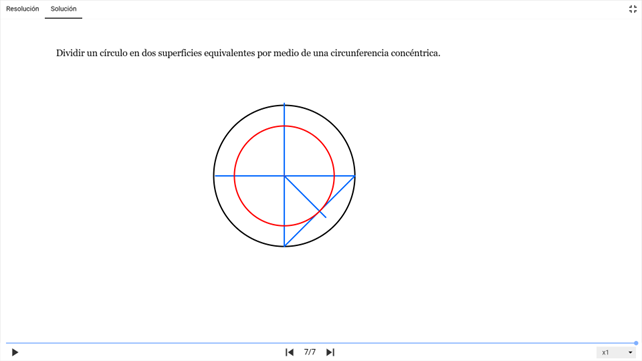
#> input picture Repositorio_TFG_Completo/02_Puntuador_examenes/imagen_solucion.png, 642 x 361 px
$ python comparador_dibujos_tecnicos_con_nota.py
#> lines starting #> are read from the running program, lines starting #| are printed output that depends on the picture; after the words box and inside, x2 and y2 are one past the last pixel; in counts of white or black regions, pixels touching at a corner belong together
# comparar_dibujos_notas_v2.py
# Comparación de dibujos técnicos mediante SSIM y asignación de nota (Con Validación).
# Autor: Gabriel Gómez Silva.
# Proyecto: TFG_Aplicación de la IA para corregir exámenes de Dibujo Técnico.

import cv2
import numpy as np

# === FUNCIONES AUXILIARES ===

def calcular_ssim(img1, img2):
    """Cálculo manual del índice SSIM entre dos imágenes en escala de grises."""
    img1 = img1.astype(np.float64)
    img2 = img2.astype(np.float64)

    # Constantes de estabilidad
    C1 = (0.01 * 255) ** 2
    C2 = (0.03 * 255) ** 2

    # Medias y desviaciones
    mu1 = cv2.GaussianBlur(img1, (11, 11), 1.5)
    mu2 = cv2.GaussianBlur(img2, (11, 11), 1.5)

    mu1_sq = mu1 * mu1
    mu2_sq = mu2 * mu2
    mu1_mu2 = mu1 * mu2

    sigma1_sq = cv2.GaussianBlur(img1 * img1, (11, 11), 1.5) - mu1_sq
    sigma2_sq = cv2.GaussianBlur(img2 * img2, (11, 11), 1.5) - mu2_sq
    sigma12 = cv2.GaussianBlur(img1 * img2, (11, 11), 1.5) - mu1_mu2

    ssim_map = ((2 * mu1_mu2 + C1) * (2 * sigma12 + C2)) / (
        (mu1_sq + mu2_sq + C1) * (sigma1_sq + sigma2_sq + C2)
    )

    return ssim_map.mean(), ssim_map

def asignar_nota(ssim_score, umbral_aprobado, umbral_notable, umbral_sobresaliente):
    """
    Asigna una nota del 0 al 10 basada en el índice SSIM.
    """
    if ssim_score >= umbral_sobresaliente:
        # Interpolación lineal entre 9 y 10
        nota = 9 + (ssim_score - umbral_sobresaliente) / (1 - umbral_sobresaliente)
    elif ssim_score >= umbral_notable:
        # Interpolación lineal entre 7 y 9
        nota = 7 + (ssim_score - umbral_notable) / (umbral_sobresaliente - umbral_notable) * 2
    elif ssim_score >= umbral_aprobado:
        # Interpolación lineal entre 5 y 7
        nota = 5 + (ssim_score - umbral_aprobado) / (umbral_notable - umbral_aprobado) * 2
    else:
        # Interpolación lineal entre 0 y 5
        nota = ssim_score / umbral_aprobado * 5

    return round(max(0, min(10, nota)), 2)

def evaluar_ejercicio(titulo, img_referencia, img_evaluar, umbrales):
    """
    Procesa la comparación, calcula la nota y muestra los resultados.
    """
    u_aprobado, u_notable, u_sobresaliente = umbrales

    print(f"\n--- Analizando: {titulo} ---")

    # 1. Redimensionar imagen a evaluar si es necesario
    if img_evaluar.shape != img_referencia.shape:
        img_evaluar = cv2.resize(img_evaluar, (img_referencia.shape[1], img_referencia.shape[0]), interpolation=cv2.INTER_AREA)

    # 2. Convertir a escala de grises
    gray_ref = cv2.cvtColor(img_referencia, cv2.COLOR_BGR2GRAY)
    gray_eval = cv2.cvtColor(img_evaluar, cv2.COLOR_BGR2GRAY)

    # 3. Calcular SSIM
    score, diff_map = calcular_ssim(gray_ref, gray_eval)

    # 4. Asignar Nota
    nota = asignar_nota(score, u_aprobado, u_notable, u_sobresaliente)

    print(f"SSIM Score: {score:.4f}")
    print(f"NOTA FINAL: {nota}/10")

    # 5. Visualización de diferencias
    diff_norm = cv2.normalize(diff_map, None, 0, 255, cv2.NORM_MINMAX).astype("uint8")
    _, mask = cv2.threshold(diff_norm, 180, 255, cv2.THRESH_BINARY_INV)

    resultado_visual = img_evaluar.copy()
    contours, _ = cv2.findContours(mask, cv2.RETR_EXTERNAL, cv2.CHAIN_APPROX_SIMPLE)

    for c in contours:
        if cv2.contourArea(c) < 50:
            continue
        x, y, w, h = cv2.boundingRect(c)
        cv2.rectangle(resultado_visual, (x, y), (x + w, y + h), (0, 0, 255), 2)

    # 6. Mostrar ventanas (con prefijo del título para no sobrescribir)
    cv2.imshow(f"[{titulo}] - Evaluacion", resultado_visual)


# === CONFIGURACIÓN ===
IMAGEN_SOLUCION = "imagen_solucion.png"
IMAGEN_ALUMNO = "imagen_alumno.png"

# Tupla de umbrales: (Aprobado, Notable, Sobresaliente)
UMBRALES = (0.88, 0.95, 0.98)

# === BLOQUE PRINCIPAL ===

# Cargar imágenes
img_solucion = cv2.imread(IMAGEN_SOLUCION)
#> img_solucion is the input picture: shape (361, 642, 3); mean B, G, R 252.7, 252.1, 252.2
img_alumno = cv2.imread(IMAGEN_ALUMNO)
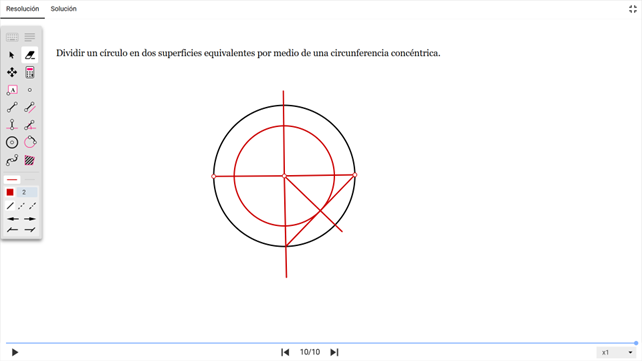
#> input picture Repositorio_TFG_Completo/02_Puntuador_examenes/imagen_alumno.png, 642 x 361 px
#> img_alumno is the input picture: shape (361, 642, 3); mean B, G, R 250.4, 250.1, 251

if img_solucion is None or img_alumno is None:
    raise FileNotFoundError("Error cargando las imágenes. Verifica los nombres de archivo.")

# ---------------------------------------------------------
# CASO 1: VALIDACIÓN (Profesor vs Profesor)
# ---------------------------------------------------------
# Aquí comparamos la solución consigo misma.
# La nota DEBE ser 10.00 y el SSIM 1.0000.
evaluar_ejercicio("Validacion (Profesor vs Profesor)", img_solucion, img_solucion, UMBRALES)
#> in calcular_ssim, `sigma1_sq = cv2.GaussianBlur(img1 * img1, (11, 11), 1.5) - mu1_sq`:
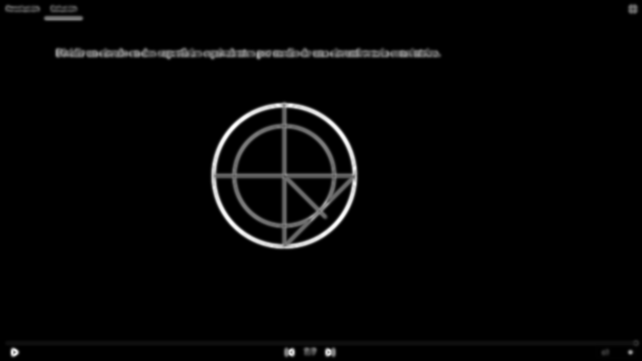
#> sigma1_sq: shape (361, 642) float64; min 2.18e-11, max 9456.6, mean 211.1; drawn with min black and max white
#> in calcular_ssim, `ssim_map = ((2 * mu1_mu2 + C1) * (2 * sigma12 + C2)) / ( (mu1_sq + mu2..`: ssim_map: shape (361, 642) float64; every value is 1
#> in evaluar_ejercicio, `score, diff_map = calcular_ssim(gray_ref, gray_eval)`: score = 1
#> in asignar_nota, `nota = 9 + (ssim_score - umbral_sobresaliente) / (1 - umbral_sobresali..`: nota = 10
#| SSIM Score: 1.0000
#| NOTA FINAL: 10/10
#> in evaluar_ejercicio, `diff_norm = cv2.normalize(diff_map, None, 0, 255, cv2.NORM_MINMAX).ast..`: diff_norm: shape (361, 642); every value is 0
#> in evaluar_ejercicio, `_, mask = cv2.threshold(diff_norm, 180, 255, cv2.THRESH_BINARY_INV)`: mask: shape (361, 642); every value is 255
#> in evaluar_ejercicio, `contours, _ = cv2.findContours(mask, cv2.RETR_EXTERNAL, cv2.CHAIN_APPR..`: contours = [[[0, 0], [0, 360], [641, 360], [641, 0]]]
#> the loop in evaluar_ejercicio, `for c in contours:` made 1 pass
#> (c, x, y, w, h) on pass 1: ([[0, 0], [0, 360], [641, 360], [641, 0]], 0, 0, 642, 361)
#> after the loop in evaluar_ejercicio, `for c in contours:`:
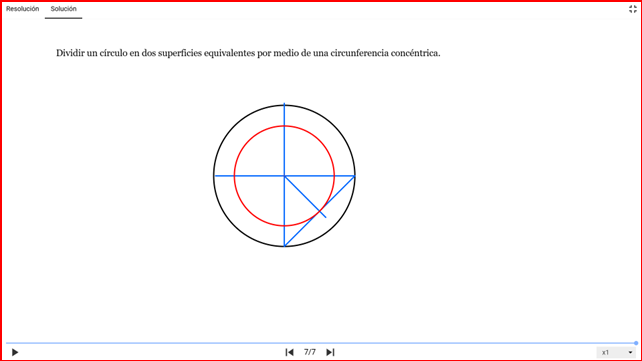
#> resultado_visual: shape (361, 642, 3); 1.29% of pixels changed, all inside (x1, y1, x2, y2) = (0, 0, 642, 361)

# ---------------------------------------------------------
# CASO 2: EVALUACIÓN (Profesor vs Alumno)
# ---------------------------------------------------------
evaluar_ejercicio("Ejercicio Alumno", img_solucion, img_alumno, UMBRALES)
#> call 2 of evaluar_ejercicio, with titulo = 'Ejercicio Alumno', umbrales = (0.88, 0.95, 0.98)
#> in calcular_ssim (call 2), `sigma12 = cv2.GaussianBlur(img1 * img2, (11, 11), 1.5) - mu1_mu2`:
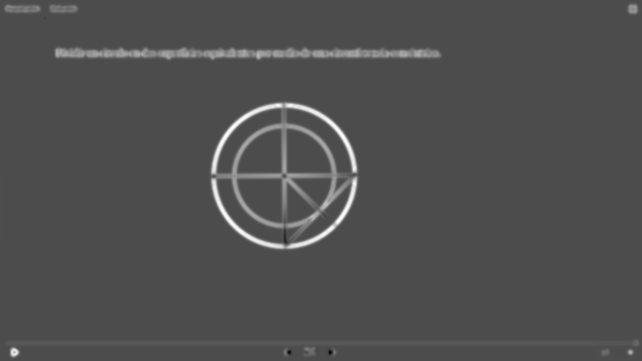
#> sigma12: shape (361, 642) float64; min -4051.5, max 9456.6, mean 195.2; drawn with min black and max white
#> in calcular_ssim (call 2), `ssim_map = ((2 * mu1_mu2 + C1) * (2 * sigma12 + C2)) / ( (mu1_sq + mu2..`:
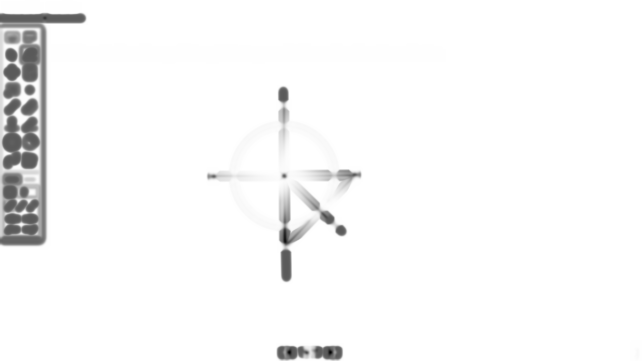
#> ssim_map: shape (361, 642) float64; min -0.536, max 1, mean 0.958; drawn with min black and max white
#> in evaluar_ejercicio (call 2), `score, diff_map = calcular_ssim(gray_ref, gray_eval)`: score = 0.958
#> in evaluar_ejercicio (call 2), `nota = asignar_nota(score, u_aprobado, u_notable, u_sobresaliente)`: nota = 7.54
#| SSIM Score: 0.9581
#| NOTA FINAL: 7.54/10
#> in evaluar_ejercicio (call 2), `_, mask = cv2.threshold(diff_norm, 180, 255, cv2.THRESH_BINARY_INV)`:
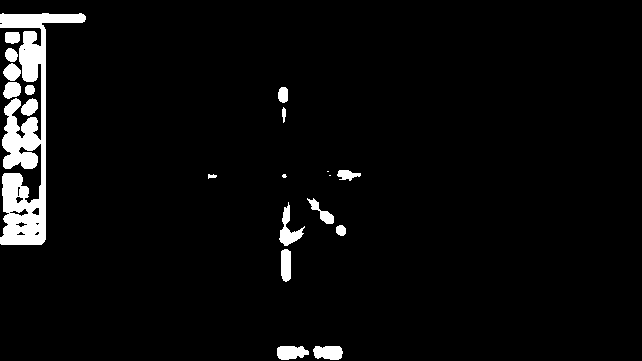
#> mask: shape (361, 642); 4.3% white; 20 white regions (3 under 20 px)
#> in evaluar_ejercicio (call 2), `contours, _ = cv2.findContours(mask, cv2.RETR_EXTERNAL, cv2.CHAIN_APPR..`: contours = 20 contours, 4 with area under 20; largest, box (x1, y1, x2, y2) and area: (0, 13, 86, 245) 6368, (279, 202, 305, 246) 355, (313, 346, 343, 360) 318, (277, 346, 309, 360) 316, (281, 249, 291, 282) 266
#> the loop in evaluar_ejercicio (call 2), `for c in contours:` made 20 passes
#> (x, y, w, h) on passes 1, 2, 3, 4, 5, 6, 11, 13, 14, 15, 16, 17: (313, 346, 30, 14), (277, 346, 32, 14), (281, 249, 10, 33), (336, 225, 10, 11), (279, 202, 26, 44), (307, 198, 27, 26), (337, 170, 24, 11), (21, 98, 17, 18), (278, 87, 10, 16), (25, 85, 10, 10), (3, 82, 18, 17), (3, 63, 18, 18)
#> c on passes 7, 10: [[329, 175], [330, 175]], [[327, 171], [328, 171]]
#> after the loop in evaluar_ejercicio (call 2), `for c in contours:`:
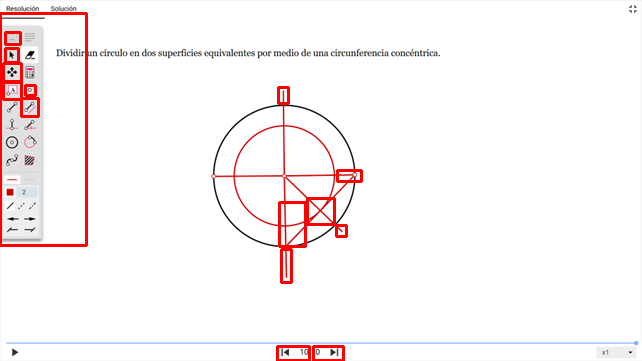
#> resultado_visual: shape (361, 642, 3); 1.97% of pixels changed, all inside (x1, y1, x2, y2) = (0, 12, 363, 361)


print("\nCierra las ventanas para finalizar.")
cv2.waitKey(0)
cv2.destroyAllWindows()
